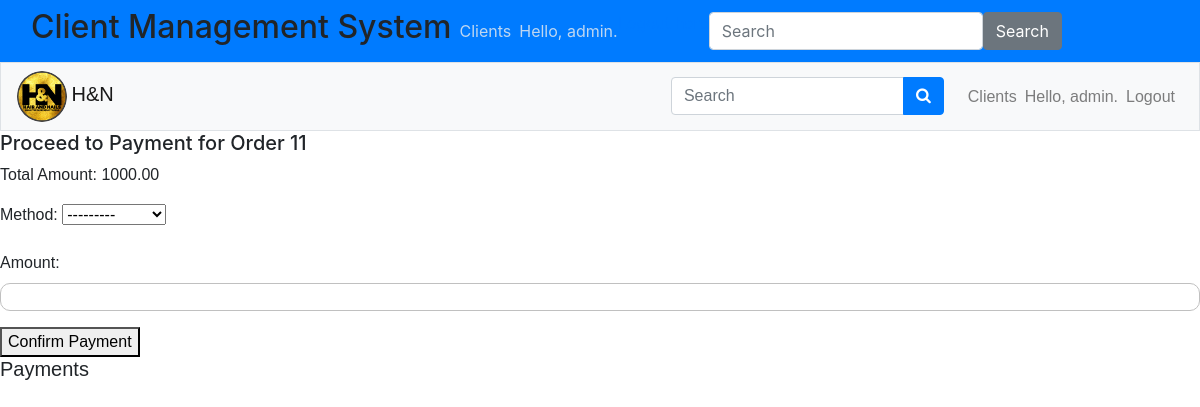
/services/order/proceed_to_payment/11/ (signed in), run on an earlier commit of the app's database.
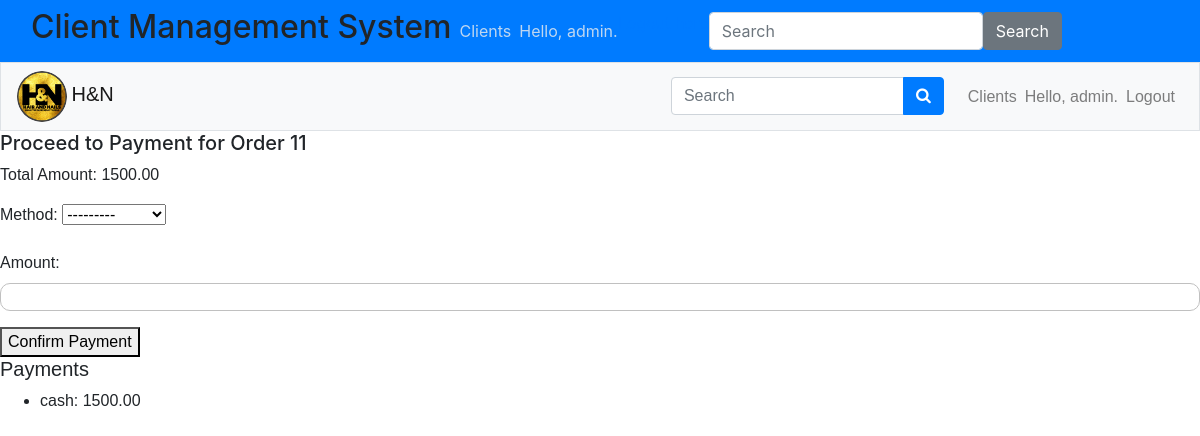
And on a later commit of the database.
### services/models.py (models this page shows, shortened)
class Order(models.Model):
    client = models.ForeignKey(Client, on_delete=models.CASCADE)
    created_at = models.DateTimeField(default=timezone.now)
    status = models.CharField(max_length=10, choices=[('pending', 'Pending'), ('completed', 'Completed')], default='pending')
    total = models.DecimalField(max_digits=10, decimal_places=2, default=0)

class Payment(models.Model):
    PAYMENT_METHODS = [
        ('cash', 'Cash'),
        ('paybill', 'Paybill'),
        ('till_number', 'Till Number')
    ]
    order = models.ForeignKey(Order, on_delete=models.CASCADE)
    method = models.CharField(max_length=20, choices=PAYMENT_METHODS)
    amount = models.DecimalField(max_digits=10, decimal_places=2)

### services/views.py (the view)
# urls.py: path('order/proceed_to_payment/<int:order_id>/', views.proceed_to_payment, name='proceed_to_payment'),
@login_required
def proceed_to_payment(request, order_id):
    order = get_object_or_404(Order, id=order_id)
    if request.method == 'POST':
        form = PaymentForm(request.POST)
        if form.is_valid():
            payment = form.save(commit=False)
            payment.order = order
            payment.save()
            if sum(payment.amount for payment in order.payment_set.all()) >= order.total:
                order.status = 'completed'
                order.save()
                client = order.client
                Visit.objects.create(client=client)
            return redirect('services:order_detail', order.id)
    else:
        form = PaymentForm()
    return render(request, 'services/proceed_to_payment.html', {'form': form, 'order': order})

### users/forms.py
class PaymentForm(forms.ModelForm):
    class Meta:
        model = Payment
        fields = ['method', 'amount']

### services/templates/services/proceed_to_payment.html (shortened to what this page needs)
<!DOCTYPE html>
<html>
<head>
    {% extends 'users/base.html' %}
    {% block header %}
    <h5>Proceed to Payment for Order {{ order.id }}</h5>
    {% endblock header %}
    {% block content %}
    <p>Total Amount: {{ order.total }}</p>
    <form method="post">
        {{ form.as_p }}
        <button type="submit">Confirm Payment</button>
    </form>
    <h5>Payments</h5>
    <ul>
        {% for payment in order.payment_set.all %}
            <li>{{ payment.method }}: {{ payment.amount }}</li>
        {% endfor %}
    </ul>
    {% endblock content %}

What changed in the data, as far as the page shows it:
changed Order id 11: total "1000.00" → "1500.00"
added Payment: method "cash", amount "1500.00"
